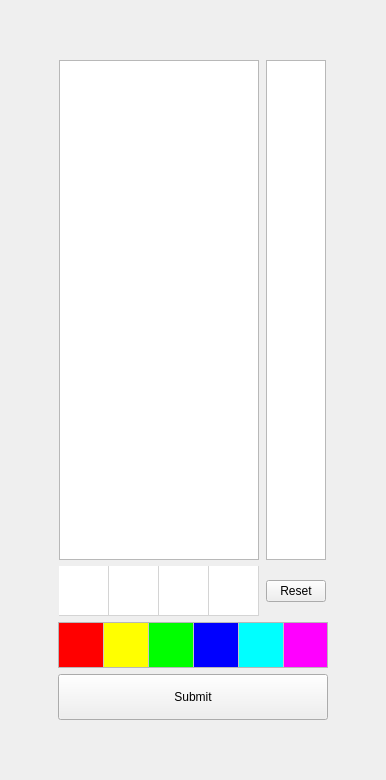
<?xml version="1.0" encoding="UTF-8"?>
<ui version="4.0">
 <class>BaseMainWindow</class>
 <widget class="QMainWindow" name="BaseMainWindow">
  <property name="windowModality">
   <enum>Qt::NonModal</enum>
  </property>
  <property name="geometry">
   <rect>
    <x>0</x>
    <y>0</y>
    <width>386</width>
    <height>780</height>
   </rect>
  </property>
  <property name="sizePolicy">
   <sizepolicy hsizetype="Fixed" vsizetype="Fixed">
    <horstretch>0</horstretch>
    <verstretch>0</verstretch>
   </sizepolicy>
  </property>
  <property name="baseSize">
   <size>
    <width>3</width>
    <height>0</height>
   </size>
  </property>
  <property name="windowTitle">
   <string>Mastermind</string>
  </property>
  <property name="windowIcon">
   <iconset>
    <normaloff>diamond.png</normaloff>diamond.png</iconset>
  </property>
  <widget class="QWidget" name="centralwidget">
   <layout class="QHBoxLayout" name="horizontalLayout_8">
    <item>
     <spacer name="horizontalSpacer">
      <property name="orientation">
       <enum>Qt::Horizontal</enum>
      </property>
      <property name="sizeHint" stdset="0">
       <size>
        <width>0</width>
        <height>0</height>
       </size>
      </property>
     </spacer>
    </item>
    <item>
     <layout class="QHBoxLayout" name="horizontalLayout_7">
      <item>
       <layout class="QVBoxLayout" name="verticalLayout_3">
        <item>
         <spacer name="verticalSpacer_2">
          <property name="orientation">
           <enum>Qt::Vertical</enum>
          </property>
          <property name="sizeHint" stdset="0">
           <size>
            <width>13</width>
            <height>13</height>
           </size>
          </property>
         </spacer>
        </item>
        <item>
         <layout class="QHBoxLayout" name="horizontalLayout_4" stretch="0,0">
          <item>
           <widget class="QGraphicsView" name="oldGuessesView">
            <property name="minimumSize">
             <size>
              <width>0</width>
              <height>500</height>
             </size>
            </property>
            <property name="maximumSize">
             <size>
              <width>200</width>
              <height>16777215</height>
             </size>
            </property>
           </widget>
          </item>
          <item>
           <widget class="QGraphicsView" name="scoreView">
            <property name="maximumSize">
             <size>
              <width>60</width>
              <height>16777215</height>
             </size>
            </property>
           </widget>
          </item>
         </layout>
        </item>
        <item>
         <layout class="QHBoxLayout" name="horizontalLayout_5">
          <item>
           <widget class="QTableWidget" name="thisGuessTable">
            <property name="enabled">
             <bool>false</bool>
            </property>
            <property name="sizePolicy">
             <sizepolicy hsizetype="Minimum" vsizetype="Minimum">
              <horstretch>0</horstretch>
              <verstretch>0</verstretch>
             </sizepolicy>
            </property>
            <property name="minimumSize">
             <size>
              <width>0</width>
              <height>50</height>
             </size>
            </property>
            <property name="maximumSize">
             <size>
              <width>200</width>
              <height>50</height>
             </size>
            </property>
            <property name="palette">
             <palette>
              <active>
               <colorrole role="WindowText">
                <brush brushstyle="SolidPattern">
                 <color alpha="255">
                  <red>0</red>
                  <green>0</green>
                  <blue>0</blue>
                 </color>
                </brush>
               </colorrole>
               <colorrole role="Button">
                <brush brushstyle="SolidPattern">
                 <color alpha="255">
                  <red>255</red>
                  <green>255</green>
                  <blue>255</blue>
                 </color>
                </brush>
               </colorrole>
               <colorrole role="Light">
                <brush brushstyle="SolidPattern">
                 <color alpha="255">
                  <red>255</red>
                  <green>255</green>
                  <blue>255</blue>
                 </color>
                </brush>
               </colorrole>
               <colorrole role="Midlight">
                <brush brushstyle="SolidPattern">
                 <color alpha="255">
                  <red>255</red>
                  <green>255</green>
                  <blue>255</blue>
                 </color>
                </brush>
               </colorrole>
               <colorrole role="Dark">
                <brush brushstyle="SolidPattern">
                 <color alpha="255">
                  <red>127</red>
                  <green>127</green>
                  <blue>127</blue>
                 </color>
                </brush>
               </colorrole>
               <colorrole role="Mid">
                <brush brushstyle="SolidPattern">
                 <color alpha="255">
                  <red>170</red>
                  <green>170</green>
                  <blue>170</blue>
                 </color>
                </brush>
               </colorrole>
               <colorrole role="Text">
                <brush brushstyle="SolidPattern">
                 <color alpha="255">
                  <red>0</red>
                  <green>0</green>
                  <blue>0</blue>
                 </color>
                </brush>
               </colorrole>
               <colorrole role="BrightText">
                <brush brushstyle="SolidPattern">
                 <color alpha="255">
                  <red>255</red>
                  <green>255</green>
                  <blue>255</blue>
                 </color>
                </brush>
               </colorrole>
               <colorrole role="ButtonText">
                <brush brushstyle="SolidPattern">
                 <color alpha="255">
                  <red>0</red>
                  <green>0</green>
                  <blue>0</blue>
                 </color>
                </brush>
               </colorrole>
               <colorrole role="Base">
                <brush brushstyle="SolidPattern">
                 <color alpha="255">
                  <red>255</red>
                  <green>255</green>
                  <blue>255</blue>
                 </color>
                </brush>
               </colorrole>
               <colorrole role="Window">
                <brush brushstyle="SolidPattern">
                 <color alpha="255">
                  <red>255</red>
                  <green>255</green>
                  <blue>255</blue>
                 </color>
                </brush>
               </colorrole>
               <colorrole role="Shadow">
                <brush brushstyle="SolidPattern">
                 <color alpha="255">
                  <red>0</red>
                  <green>0</green>
                  <blue>0</blue>
                 </color>
                </brush>
               </colorrole>
               <colorrole role="AlternateBase">
                <brush brushstyle="SolidPattern">
                 <color alpha="255">
                  <red>255</red>
                  <green>255</green>
                  <blue>255</blue>
                 </color>
                </brush>
               </colorrole>
               <colorrole role="ToolTipBase">
                <brush brushstyle="SolidPattern">
                 <color alpha="255">
                  <red>255</red>
                  <green>255</green>
                  <blue>220</blue>
                 </color>
                </brush>
               </colorrole>
               <colorrole role="ToolTipText">
                <brush brushstyle="SolidPattern">
                 <color alpha="255">
                  <red>0</red>
                  <green>0</green>
                  <blue>0</blue>
                 </color>
                </brush>
               </colorrole>
              </active>
              <inactive>
               <colorrole role="WindowText">
                <brush brushstyle="SolidPattern">
                 <color alpha="255">
                  <red>0</red>
                  <green>0</green>
                  <blue>0</blue>
                 </color>
                </brush>
               </colorrole>
               <colorrole role="Button">
                <brush brushstyle="SolidPattern">
                 <color alpha="255">
                  <red>255</red>
                  <green>255</green>
                  <blue>255</blue>
                 </color>
                </brush>
               </colorrole>
               <colorrole role="Light">
                <brush brushstyle="SolidPattern">
                 <color alpha="255">
                  <red>255</red>
                  <green>255</green>
                  <blue>255</blue>
                 </color>
                </brush>
               </colorrole>
               <colorrole role="Midlight">
                <brush brushstyle="SolidPattern">
                 <color alpha="255">
                  <red>255</red>
                  <green>255</green>
                  <blue>255</blue>
                 </color>
                </brush>
               </colorrole>
               <colorrole role="Dark">
                <brush brushstyle="SolidPattern">
                 <color alpha="255">
                  <red>127</red>
                  <green>127</green>
                  <blue>127</blue>
                 </color>
                </brush>
               </colorrole>
               <colorrole role="Mid">
                <brush brushstyle="SolidPattern">
                 <color alpha="255">
                  <red>170</red>
                  <green>170</green>
                  <blue>170</blue>
                 </color>
                </brush>
               </colorrole>
               <colorrole role="Text">
                <brush brushstyle="SolidPattern">
                 <color alpha="255">
                  <red>0</red>
                  <green>0</green>
                  <blue>0</blue>
                 </color>
                </brush>
               </colorrole>
               <colorrole role="BrightText">
                <brush brushstyle="SolidPattern">
                 <color alpha="255">
                  <red>255</red>
                  <green>255</green>
                  <blue>255</blue>
                 </color>
                </brush>
               </colorrole>
               <colorrole role="ButtonText">
                <brush brushstyle="SolidPattern">
                 <color alpha="255">
                  <red>0</red>
                  <green>0</green>
                  <blue>0</blue>
                 </color>
                </brush>
               </colorrole>
               <colorrole role="Base">
                <brush brushstyle="SolidPattern">
                 <color alpha="255">
                  <red>255</red>
                  <green>255</green>
                  <blue>255</blue>
                 </color>
                </brush>
               </colorrole>
               <colorrole role="Window">
                <brush brushstyle="SolidPattern">
                 <color alpha="255">
                  <red>255</red>
                  <green>255</green>
                  <blue>255</blue>
                 </color>
                </brush>
               </colorrole>
               <colorrole role="Shadow">
                <brush brushstyle="SolidPattern">
                 <color alpha="255">
                  <red>0</red>
                  <green>0</green>
                  <blue>0</blue>
                 </color>
                </brush>
               </colorrole>
               <colorrole role="AlternateBase">
                <brush brushstyle="SolidPattern">
                 <color alpha="255">
                  <red>255</red>
                  <green>255</green>
                  <blue>255</blue>
                 </color>
                </brush>
               </colorrole>
               <colorrole role="ToolTipBase">
                <brush brushstyle="SolidPattern">
                 <color alpha="255">
                  <red>255</red>
                  <green>255</green>
                  <blue>220</blue>
                 </color>
                </brush>
               </colorrole>
               <colorrole role="ToolTipText">
                <brush brushstyle="SolidPattern">
                 <color alpha="255">
                  <red>0</red>
                  <green>0</green>
                  <blue>0</blue>
                 </color>
                </brush>
               </colorrole>
              </inactive>
              <disabled>
               <colorrole role="WindowText">
                <brush brushstyle="SolidPattern">
                 <color alpha="255">
                  <red>127</red>
                  <green>127</green>
                  <blue>127</blue>
                 </color>
                </brush>
               </colorrole>
               <colorrole role="Button">
                <brush brushstyle="SolidPattern">
                 <color alpha="255">
                  <red>255</red>
                  <green>255</green>
                  <blue>255</blue>
                 </color>
                </brush>
               </colorrole>
               <colorrole role="Light">
                <brush brushstyle="SolidPattern">
                 <color alpha="255">
                  <red>255</red>
                  <green>255</green>
                  <blue>255</blue>
                 </color>
                </brush>
               </colorrole>
               <colorrole role="Midlight">
                <brush brushstyle="SolidPattern">
                 <color alpha="255">
                  <red>255</red>
                  <green>255</green>
                  <blue>255</blue>
                 </color>
                </brush>
               </colorrole>
               <colorrole role="Dark">
                <brush brushstyle="SolidPattern">
                 <color alpha="255">
                  <red>127</red>
                  <green>127</green>
                  <blue>127</blue>
                 </color>
                </brush>
               </colorrole>
               <colorrole role="Mid">
                <brush brushstyle="SolidPattern">
                 <color alpha="255">
                  <red>170</red>
                  <green>170</green>
                  <blue>170</blue>
                 </color>
                </brush>
               </colorrole>
               <colorrole role="Text">
                <brush brushstyle="SolidPattern">
                 <color alpha="255">
                  <red>127</red>
                  <green>127</green>
                  <blue>127</blue>
                 </color>
                </brush>
               </colorrole>
               <colorrole role="BrightText">
                <brush brushstyle="SolidPattern">
                 <color alpha="255">
                  <red>255</red>
                  <green>255</green>
                  <blue>255</blue>
                 </color>
                </brush>
               </colorrole>
               <colorrole role="ButtonText">
                <brush brushstyle="SolidPattern">
                 <color alpha="255">
                  <red>127</red>
                  <green>127</green>
                  <blue>127</blue>
                 </color>
                </brush>
               </colorrole>
               <colorrole role="Base">
                <brush brushstyle="SolidPattern">
                 <color alpha="255">
                  <red>255</red>
                  <green>255</green>
                  <blue>255</blue>
                 </color>
                </brush>
               </colorrole>
               <colorrole role="Window">
                <brush brushstyle="SolidPattern">
                 <color alpha="255">
                  <red>255</red>
                  <green>255</green>
                  <blue>255</blue>
                 </color>
                </brush>
               </colorrole>
               <colorrole role="Shadow">
                <brush brushstyle="SolidPattern">
                 <color alpha="255">
                  <red>0</red>
                  <green>0</green>
                  <blue>0</blue>
                 </color>
                </brush>
               </colorrole>
               <colorrole role="AlternateBase">
                <brush brushstyle="SolidPattern">
                 <color alpha="255">
                  <red>255</red>
                  <green>255</green>
                  <blue>255</blue>
                 </color>
                </brush>
               </colorrole>
               <colorrole role="ToolTipBase">
                <brush brushstyle="SolidPattern">
                 <color alpha="255">
                  <red>255</red>
                  <green>255</green>
                  <blue>220</blue>
                 </color>
                </brush>
               </colorrole>
               <colorrole role="ToolTipText">
                <brush brushstyle="SolidPattern">
                 <color alpha="255">
                  <red>0</red>
                  <green>0</green>
                  <blue>0</blue>
                 </color>
                </brush>
               </colorrole>
              </disabled>
             </palette>
            </property>
            <property name="acceptDrops">
             <bool>true</bool>
            </property>
            <property name="frameShape">
             <enum>QFrame::NoFrame</enum>
            </property>
            <property name="verticalScrollBarPolicy">
             <enum>Qt::ScrollBarAlwaysOff</enum>
            </property>
            <property name="horizontalScrollBarPolicy">
             <enum>Qt::ScrollBarAlwaysOff</enum>
            </property>
            <property name="sizeAdjustPolicy">
             <enum>QAbstractScrollArea::AdjustToContents</enum>
            </property>
            <property name="wordWrap">
             <bool>true</bool>
            </property>
            <property name="cornerButtonEnabled">
             <bool>false</bool>
            </property>
            <property name="rowCount">
             <number>1</number>
            </property>
            <property name="columnCount">
             <number>4</number>
            </property>
            <attribute name="horizontalHeaderVisible">
             <bool>false</bool>
            </attribute>
            <attribute name="horizontalHeaderCascadingSectionResizes">
             <bool>false</bool>
            </attribute>
            <attribute name="horizontalHeaderDefaultSectionSize">
             <number>50</number>
            </attribute>
            <attribute name="horizontalHeaderHighlightSections">
             <bool>false</bool>
            </attribute>
            <attribute name="horizontalHeaderMinimumSectionSize">
             <number>0</number>
            </attribute>
            <attribute name="verticalHeaderVisible">
             <bool>false</bool>
            </attribute>
            <attribute name="verticalHeaderDefaultSectionSize">
             <number>50</number>
            </attribute>
            <attribute name="verticalHeaderHighlightSections">
             <bool>false</bool>
            </attribute>
            <attribute name="verticalHeaderMinimumSectionSize">
             <number>0</number>
            </attribute>
            <row/>
            <column/>
            <column/>
            <column/>
            <column/>
            <item row="0" column="0">
             <property name="text">
              <string notr="true"/>
             </property>
             <property name="flags">
              <set>ItemIsDropEnabled|ItemIsUserCheckable|ItemIsEnabled</set>
             </property>
            </item>
            <item row="0" column="1">
             <property name="text">
              <string/>
             </property>
             <property name="flags">
              <set>ItemIsDropEnabled|ItemIsUserCheckable|ItemIsEnabled</set>
             </property>
            </item>
            <item row="0" column="2">
             <property name="text">
              <string/>
             </property>
             <property name="flags">
              <set>ItemIsDropEnabled|ItemIsUserCheckable|ItemIsEnabled</set>
             </property>
            </item>
            <item row="0" column="3">
             <property name="text">
              <string/>
             </property>
             <property name="flags">
              <set>ItemIsDropEnabled|ItemIsUserCheckable|ItemIsEnabled</set>
             </property>
            </item>
           </widget>
          </item>
          <item>
           <widget class="QPushButton" name="resetButton">
            <property name="sizePolicy">
             <sizepolicy hsizetype="Expanding" vsizetype="Fixed">
              <horstretch>0</horstretch>
              <verstretch>0</verstretch>
             </sizepolicy>
            </property>
            <property name="maximumSize">
             <size>
              <width>60</width>
              <height>16777215</height>
             </size>
            </property>
            <property name="text">
             <string>Reset</string>
            </property>
           </widget>
          </item>
         </layout>
        </item>
        <item>
         <layout class="QHBoxLayout" name="horizontalLayout_6">
          <item>
           <widget class="QTableWidget" name="colorsTable">
            <property name="enabled">
             <bool>true</bool>
            </property>
            <property name="sizePolicy">
             <sizepolicy hsizetype="Minimum" vsizetype="Minimum">
              <horstretch>0</horstretch>
              <verstretch>0</verstretch>
             </sizepolicy>
            </property>
            <property name="minimumSize">
             <size>
              <width>270</width>
              <height>46</height>
             </size>
            </property>
            <property name="maximumSize">
             <size>
              <width>270</width>
              <height>46</height>
             </size>
            </property>
            <property name="focusPolicy">
             <enum>Qt::NoFocus</enum>
            </property>
            <property name="contextMenuPolicy">
             <enum>Qt::NoContextMenu</enum>
            </property>
            <property name="layoutDirection">
             <enum>Qt::LeftToRight</enum>
            </property>
            <property name="styleSheet">
             <string notr="true">border-top-color: qlineargradient(spread:pad, x1:0, y1:0, x2:1, y2:0, stop:0 rgba(0, 0, 0, 255), stop:1 rgba(255, 255, 255, 255));</string>
            </property>
            <property name="frameShadow">
             <enum>QFrame::Sunken</enum>
            </property>
            <property name="verticalScrollBarPolicy">
             <enum>Qt::ScrollBarAlwaysOff</enum>
            </property>
            <property name="horizontalScrollBarPolicy">
             <enum>Qt::ScrollBarAlwaysOff</enum>
            </property>
            <property name="sizeAdjustPolicy">
             <enum>QAbstractScrollArea::AdjustToContents</enum>
            </property>
            <property name="autoScroll">
             <bool>false</bool>
            </property>
            <property name="showDropIndicator" stdset="0">
             <bool>false</bool>
            </property>
            <property name="dragDropOverwriteMode">
             <bool>false</bool>
            </property>
            <property name="selectionMode">
             <enum>QAbstractItemView::NoSelection</enum>
            </property>
            <property name="verticalScrollMode">
             <enum>QAbstractItemView::ScrollPerItem</enum>
            </property>
            <property name="cornerButtonEnabled">
             <bool>false</bool>
            </property>
            <property name="rowCount">
             <number>1</number>
            </property>
            <property name="columnCount">
             <number>6</number>
            </property>
            <attribute name="horizontalHeaderVisible">
             <bool>false</bool>
            </attribute>
            <attribute name="horizontalHeaderCascadingSectionResizes">
             <bool>false</bool>
            </attribute>
            <attribute name="horizontalHeaderDefaultSectionSize">
             <number>45</number>
            </attribute>
            <attribute name="horizontalHeaderMinimumSectionSize">
             <number>0</number>
            </attribute>
            <attribute name="horizontalHeaderStretchLastSection">
             <bool>false</bool>
            </attribute>
            <attribute name="verticalHeaderVisible">
             <bool>false</bool>
            </attribute>
            <attribute name="verticalHeaderDefaultSectionSize">
             <number>45</number>
            </attribute>
            <attribute name="verticalHeaderMinimumSectionSize">
             <number>0</number>
            </attribute>
            <row/>
            <column/>
            <column/>
            <column/>
            <column/>
            <column/>
            <column/>
            <item row="0" column="0">
             <property name="text">
              <string/>
             </property>
             <property name="background">
              <brush brushstyle="SolidPattern">
               <color alpha="255">
                <red>255</red>
                <green>0</green>
                <blue>0</blue>
               </color>
              </brush>
             </property>
             <property name="flags">
              <set>ItemIsDragEnabled|ItemIsUserCheckable|ItemIsEnabled</set>
             </property>
            </item>
            <item row="0" column="1">
             <property name="text">
              <string/>
             </property>
             <property name="background">
              <brush brushstyle="SolidPattern">
               <color alpha="255">
                <red>255</red>
                <green>255</green>
                <blue>0</blue>
               </color>
              </brush>
             </property>
             <property name="flags">
              <set>ItemIsDragEnabled|ItemIsUserCheckable|ItemIsEnabled</set>
             </property>
            </item>
            <item row="0" column="2">
             <property name="text">
              <string/>
             </property>
             <property name="background">
              <brush brushstyle="SolidPattern">
               <color alpha="255">
                <red>0</red>
                <green>255</green>
                <blue>0</blue>
               </color>
              </brush>
             </property>
             <property name="flags">
              <set>ItemIsDragEnabled|ItemIsUserCheckable|ItemIsEnabled</set>
             </property>
            </item>
            <item row="0" column="3">
             <property name="text">
              <string/>
             </property>
             <property name="background">
              <brush brushstyle="SolidPattern">
               <color alpha="255">
                <red>0</red>
                <green>0</green>
                <blue>255</blue>
               </color>
              </brush>
             </property>
             <property name="flags">
              <set>ItemIsDragEnabled|ItemIsUserCheckable|ItemIsEnabled</set>
             </property>
            </item>
            <item row="0" column="4">
             <property name="text">
              <string/>
             </property>
             <property name="background">
              <brush brushstyle="SolidPattern">
               <color alpha="255">
                <red>0</red>
                <green>255</green>
                <blue>255</blue>
               </color>
              </brush>
             </property>
             <property name="flags">
              <set>ItemIsDragEnabled|ItemIsUserCheckable|ItemIsEnabled</set>
             </property>
            </item>
            <item row="0" column="5">
             <property name="text">
              <string/>
             </property>
             <property name="background">
              <brush brushstyle="SolidPattern">
               <color alpha="255">
                <red>255</red>
                <green>0</green>
                <blue>255</blue>
               </color>
              </brush>
             </property>
             <property name="flags">
              <set>ItemIsDragEnabled|ItemIsUserCheckable|ItemIsEnabled</set>
             </property>
            </item>
           </widget>
          </item>
         </layout>
        </item>
        <item>
         <widget class="QPushButton" name="submitButton">
          <property name="sizePolicy">
           <sizepolicy hsizetype="Preferred" vsizetype="Fixed">
            <horstretch>0</horstretch>
            <verstretch>0</verstretch>
           </sizepolicy>
          </property>
          <property name="minimumSize">
           <size>
            <width>0</width>
            <height>46</height>
           </size>
          </property>
          <property name="maximumSize">
           <size>
            <width>270</width>
            <height>16777215</height>
           </size>
          </property>
          <property name="acceptDrops">
           <bool>false</bool>
          </property>
          <property name="text">
           <string>Submit</string>
          </property>
         </widget>
        </item>
        <item>
         <spacer name="verticalSpacer">
          <property name="orientation">
           <enum>Qt::Vertical</enum>
          </property>
          <property name="sizeHint" stdset="0">
           <size>
            <width>13</width>
            <height>13</height>
           </size>
          </property>
         </spacer>
        </item>
       </layout>
      </item>
     </layout>
    </item>
    <item>
     <spacer name="horizontalSpacer_2">
      <property name="orientation">
       <enum>Qt::Horizontal</enum>
      </property>
      <property name="sizeHint" stdset="0">
       <size>
        <width>0</width>
        <height>0</height>
       </size>
      </property>
     </spacer>
    </item>
   </layout>
  </widget>
 </widget>
 <resources/>
 <connections/>
</ui>
